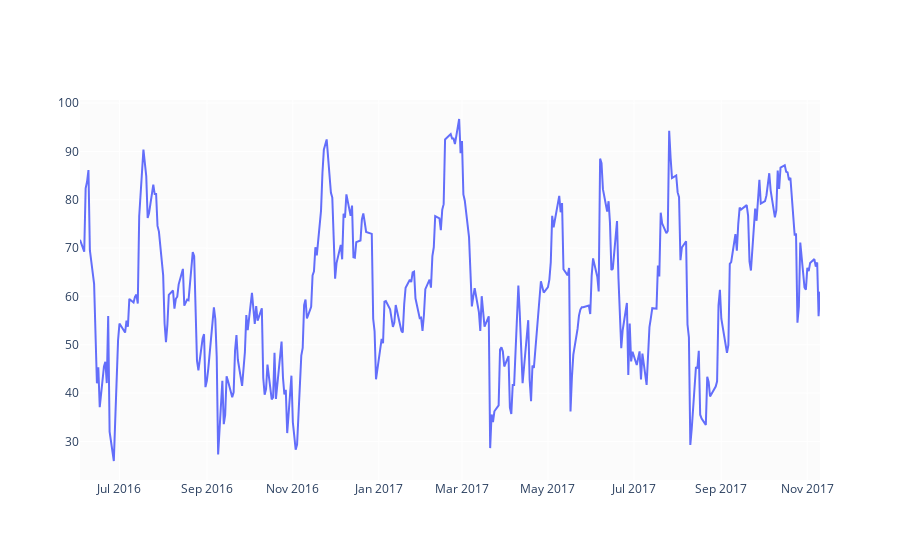

Notebook cell for this chart:
### Code cell
fig = go.Figure(go.Scatter(x=df.Date.tail(num_days), y=df.RSI.tail(num_days)))
fig.show()

### Figure 1 — Plotly figure (JSON) as saved in the notebook; plotly's stock layout.template omitted (floating-point values rounded to 4 significant figures; data arrays with more than 128 entries replaced by an {"elided": "..."} marker saying what was removed)
{"data": [{"type": "scatter", "x": {"elided": "365 str values"}, "y": {"elided": "365 float values"}}], "layout": {}}
